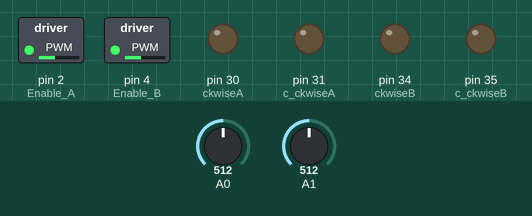
A sketch run on a simulated Arduino Mega 2560, built with avr-gcc and run on an emulated ATmega2560. Shown: switched loads named in the sketch (green lamp = pin HIGH), output pins drawn as LEDs (lit = HIGH). Inputs (shaded band) come from the test bench; at power-on: A0 = 512, A1 = 512.

Above: at 1.2 s.
1.3 s: A0 set to 313
2.8 s: A0 set to 289
At 4.0 s:
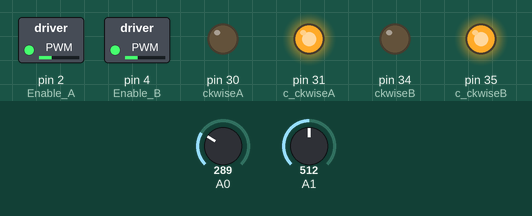
4.3 s: A1 set to 310
5.8 s: A1 set to 282
At 7.0 s:
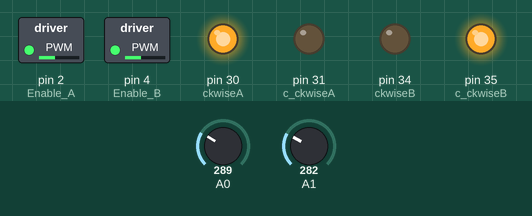
7.3 s: A1 set to 910
At 8.3 s:
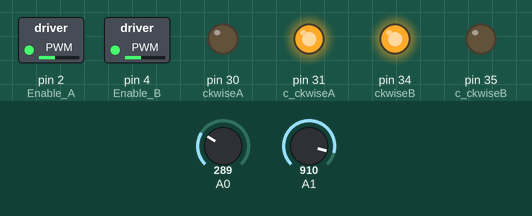
8.8 s: A1 set to 892
At 9.5 s:
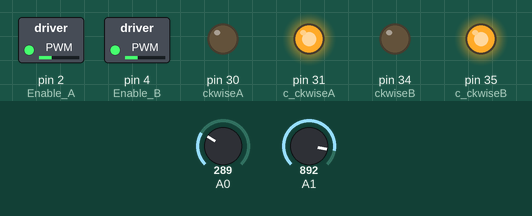
Timing chart, 0 to 11.3 s (numbered marks = the images above; inputs shaded):
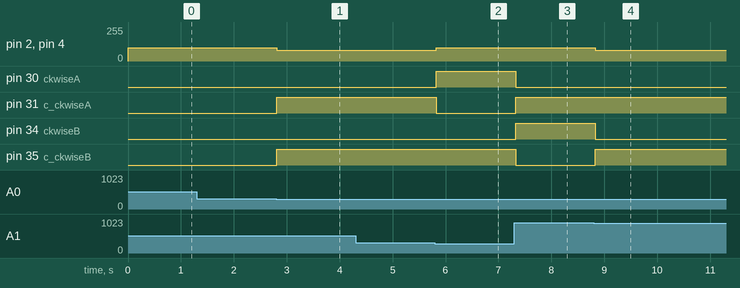

The sketch:

Robot_Moter_Control.ino
```cpp
#define ckwiseA 30
#define c_ckwiseA 31
#define Enable_A 2

#define ckwiseB 34
#define c_ckwiseB 35
#define Enable_B 4

byte straight = 100;

byte corner = 80;

void setup() {

pinMode(ckwiseB,OUTPUT);

pinMode(c_ckwiseB,OUTPUT);

pinMode(Enable_B,OUTPUT);

pinMode(ckwiseA,OUTPUT);

pinMode(c_ckwiseA,OUTPUT);

pinMode(Enable_A,OUTPUT);
}

void motor_speed(int spd)
{
  analogWrite(Enable_A,spd);
  analogWrite(Enable_B,spd);
}

void motor_dir(int dir)

{

if(dir == 0) //FORWARD

{

digitalWrite(ckwiseA,LOW);

digitalWrite(c_ckwiseA,HIGH);

digitalWrite(ckwiseB,HIGH);

digitalWrite(c_ckwiseB,LOW);

}

else if(dir == 1) //turn right

{


digitalWrite(ckwiseA,HIGH);

digitalWrite(c_ckwiseA,LOW);

digitalWrite(ckwiseB,HIGH);

digitalWrite(c_ckwiseB,LOW);


}

else if(dir == 2) //turn left

{

digitalWrite(ckwiseA,LOW);

digitalWrite(c_ckwiseA,HIGH);

digitalWrite(ckwiseB,LOW);

digitalWrite(c_ckwiseB,HIGH);

}

else if(dir == 3) //backward

{
digitalWrite(ckwiseA,HIGH);

digitalWrite(c_ckwiseA,LOW);

digitalWrite(ckwiseB,LOW);

digitalWrite(c_ckwiseB,HIGH);

}

else if(dir == 4) //default

{

digitalWrite(ckwiseA,LOW);

digitalWrite(c_ckwiseA,LOW);

digitalWrite(ckwiseB,LOW);

digitalWrite(c_ckwiseB,LOW);
}

}

void loop()

{

  if(analogRead(A1)>900) // move forward

  {

motor_dir(0);
motor_speed(straight);

delay(100);

}

else if(analogRead(A1)<300) // move backward

{

motor_dir(3);

motor_speed(straight);

delay(100);

}

else if(analogRead(A0)>900) // turn right

{

motor_dir(1);

motor_speed(corner);

delay(100);

}

else if(analogRead(A0)<300) // turn left

{

motor_dir(2);

motor_speed(corner);

delay(100);

}

else

  {

motor_dir(4);

motor_speed(straight);

delay(100);

  }

}
```

Measured:
- the behaviour switches between 300 and 299 on A0 (found by bisection; images 0 and 1)
- the behaviour switches between 300 and 299 on A1 (found by bisection; images 1 and 2)
- the behaviour switches between 901 and 900 on A1 (found by bisection; images 3 and 4)
- after the input at 1.3 s, every drawn part: stays the same
- after the input at 2.8 s, pin 2 (Enable_A), pin 4 (Enable_B): 100/255 → 80/255 at once; pin 31 (c_ckwiseA), pin 35 (c_ckwiseB): LOW → HIGH at once
- after the input at 4.3 s, every drawn part: stays the same
- after the input at 5.8 s, pin 2 (Enable_A), pin 4 (Enable_B): 80/255 → 100/255 at once; pin 30 (ckwiseA): LOW → HIGH at once; pin 31 (c_ckwiseA): HIGH → LOW at once
- after the input at 7.3 s, pin 30 (ckwiseA), pin 35 (c_ckwiseB): HIGH → LOW at once; pin 31 (c_ckwiseA), pin 34 (ckwiseB): LOW → HIGH at once
- after the input at 8.8 s, pin 2 (Enable_A), pin 4 (Enable_B): 100/255 → 80/255 at once; pin 34 (ckwiseB): HIGH → LOW at once; pin 35 (c_ckwiseB): LOW → HIGH at once
